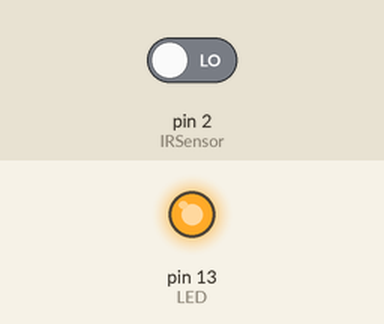
A sketch run on a simulated Arduino Uno, built with avr-gcc and run on an emulated ATmega328P. Parts: output pins drawn as LEDs (lit = HIGH). The test bench sets the inputs (shaded band); at power-on: pin 2 (IRSensor) LOW.

Above: at 1.2 s.
1.3 s: pin 2 (IRSensor) driven HIGH
At 2.0 s:
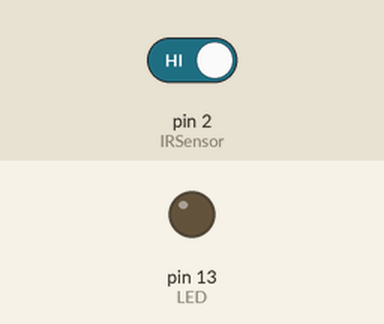
2.8 s: pin 2 (IRSensor) driven LOW
At 3.1 s:
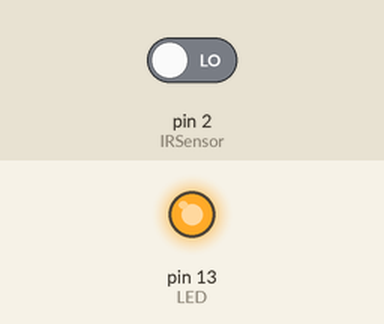
Timing chart, 0 to 5.8 s (numbered marks = the images above; inputs shaded):
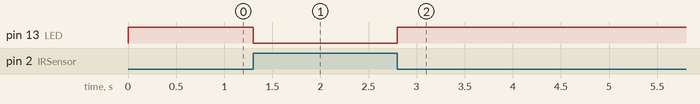

Measured:
- after the input at 1.3 s, pin 13 (LED): HIGH → LOW at once
- after the input at 2.8 s, pin 13 (LED): LOW → HIGH at once

The sketch:

IRsensorTutorial.ino
```cpp
int IRSensor = 2; // connect ir sensor to arduino pin 3
int LED = 13; // conect Led to arduino pin 13

void setup()
{
  pinMode (IRSensor, INPUT); // sensor pin is an input. Sends values to the Arduino
  pinMode (LED, OUTPUT); // Led pin is an output. Arduno outputs values to LED
}

void loop()
{
  int statusSensor = digitalRead (IRSensor); // Creates a variable that will constantly hold the value of IR sensor ( 1 or 0)

  if (statusSensor == 1){// Sensor detects something
    digitalWrite(LED, LOW); // LED LOW
  }

  else{// Sensor does not detect anything (statusSensor == 0)
    digitalWrite(LED, HIGH); // LED High
  }
}
```
